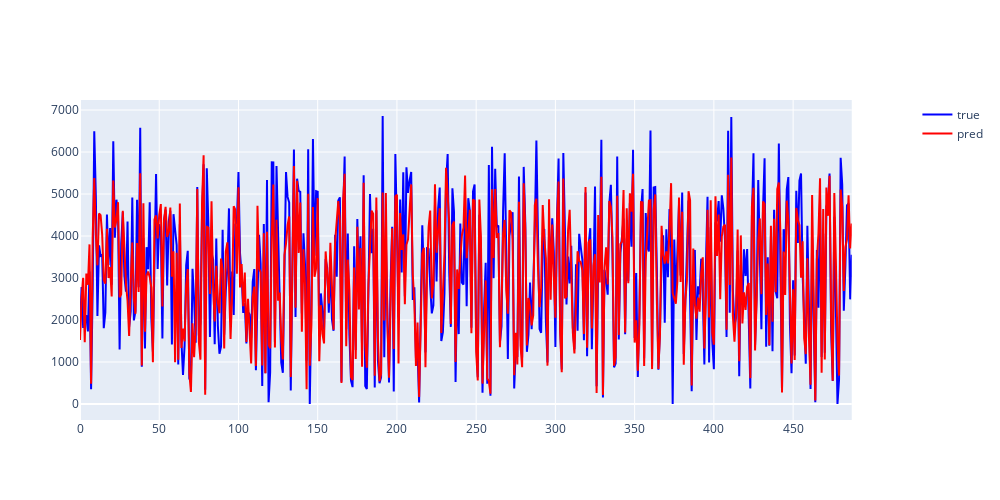

Write notebook code for a chart like this one.
### Code cell
df_need_1, df_need_2 = load_data("./마지막데이터/banpo1_power_weather_df.csv")
other_data = pd.read_csv("./마지막데이터/수원_서산_영동.csv", encoding="ms949")
# other_data
other_data_need = other_data[['합계 일사량(W/m2)', '최저기온(°C)', '최고기온(°C)', '일강수량(mm)','평균 풍속(m/s)', '평균 상대습도(%)', '가조시간(hr)','평균 전운량(1/10)', '설비용량에따른총발전량(Wh/kW)']]
other_data_need.columns = ["일사량", "최저기온", "최고기온", "일강수량", "평균풍속", "평균상대습도", "가조시간", "전운량", "watt"]


def load_data1(df):

    # df = pd.read_csv("./마지막데이터/banpo1_power_weather_df.csv", encoding="utf-8")

    df_need_1 = df[["일사량", "watt"]]
    df_need_1.columns = ["env_slopesolar", "watt"]
    df_need_2 = df[["일사량", "최저기온", "최고기온", "일강수량", "평균풍속", "평균상대습도", "가조시간", "전운량", "watt"]]
    df_need_2.columns = ["env_slopesolar", "최저기온", "최고기온", "일강수량", "평균풍속", "평균상대습도", "가조시간", "평균전운량", "watt"]

    df_need_1
    df_need_2 = df_need_2.fillna(0)

    return df_need_1, df_need_2

df_need_1, df_need_2 =load_data1(other_data_need)

SOLAR = "env_slopesolar"
# print(df_need_1.describe())
# print("-----------")
# print(df_need_11.describe())
# # df_need_1



##############################

%run ./make_model.ipynb

# SOLAR = "env_slopesolar"
# %run ./make_model.ipynb

### Figure 1 — Plotly figure (JSON) as saved in the notebook; plotly's stock layout.template omitted (floating-point values rounded to 4 significant figures; data arrays with more than 128 entries replaced by an {"elided": "..."} marker saying what was removed)
{"data": [{"line": {"color": "blue"}, "mode": "lines", "name": "true", "type": "scatter", "x": {"elided": "488 int values"}, "xaxis": "x", "y": {"elided": "488 float values"}, "yaxis": "y"}, {"line": {"color": "red"}, "mode": "lines", "name": "pred", "type": "scatter", "x": {"elided": "488 int values"}, "xaxis": "x", "y": {"elided": "488 float values"}, "yaxis": "y"}], "layout": {"height": 500, "width": 1000, "xaxis": {"anchor": "y", "domain": [0, 0.94]}, "yaxis": {"anchor": "x", "domain": [0, 1]}, "yaxis2": {"anchor": "x", "overlaying": "y", "side": "right"}}}
